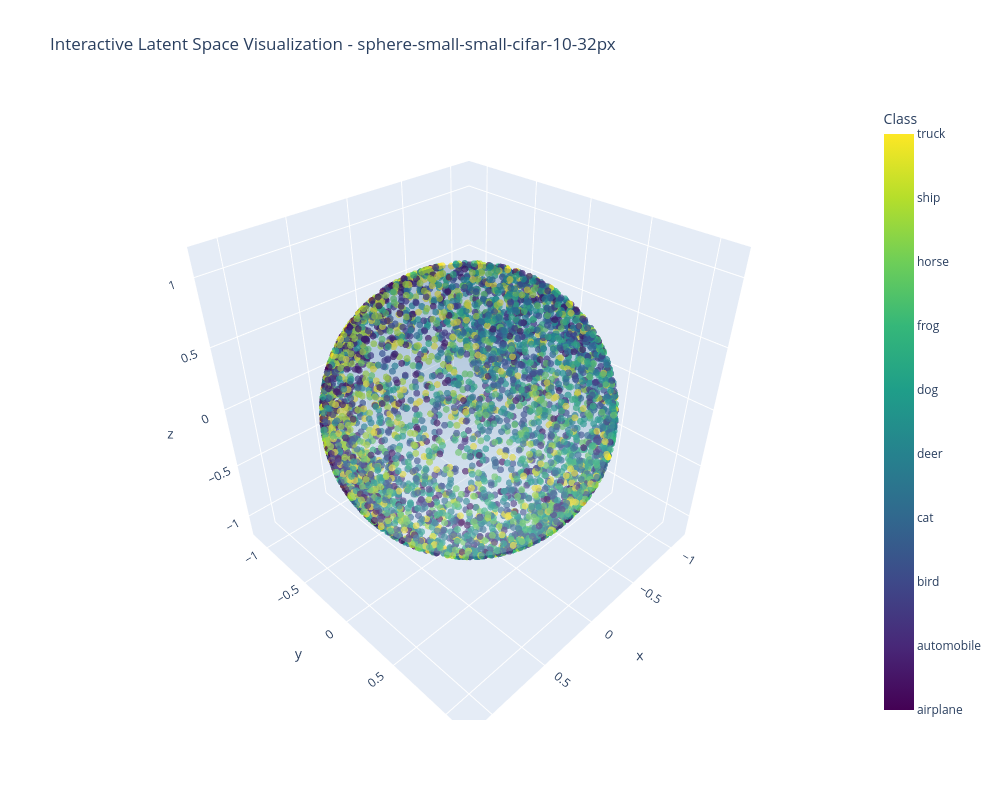

The code cell stored with this chart in its notebook:
### Code cell
class_names = ['airplane', 'automobile', 'bird', 'cat', 'deer', 'dog', 'frog', 'horse', 'ship', 'truck']
class_labels_text = [class_names[int(label)] for label in labels]

fig = go.Figure()

fig.add_trace(go.Scatter3d(
    x=latents_3d[:, 0],
    y=latents_3d[:, 1],
    z=latents_3d[:, 2],
    mode='markers',
    marker=dict(
        size=4,
        color=labels,
        colorscale='Viridis',
        showscale=True,
        colorbar=dict(title='Class', tickvals=list(range(10)), ticktext=class_names),
        opacity=0.7
    ),
    text=class_labels_text,
    hovertemplate='<b>%{text}</b><br>X: %{x:.3f}<br>Y: %{y:.3f}<br>Z: %{z:.3f}<extra></extra>',
    name='Samples'
))

u = np.linspace(0, 2 * np.pi, 50)
v = np.linspace(0, np.pi, 50)
x_sphere = np.outer(np.cos(u), np.sin(v))
y_sphere = np.outer(np.sin(u), np.sin(v))
z_sphere = np.outer(np.ones(np.size(u)), np.cos(v))

fig.add_trace(go.Surface(
    x=x_sphere,
    y=y_sphere,
    z=z_sphere,
    opacity=0.15,
    colorscale='Blues',
    showscale=False,
    name='Unit Sphere',
    hoverinfo='skip'
))

fig.update_layout(
    title=f'Interactive Latent Space Visualization - {job_dir}',
    scene=dict(
        xaxis=dict(range=[-1.2, 1.2]),
        yaxis=dict(range=[-1.2, 1.2]),
        zaxis=dict(range=[-1.2, 1.2]),
    ),
    width=1000,
    height=800,
    hovermode='closest'
)

fig.show()

### Figure 1 — Plotly figure (JSON) as saved in the notebook; plotly's stock layout.template omitted (floating-point values rounded to 4 significant figures; data arrays with more than 128 entries replaced by an {"elided": "..."} marker saying what was removed)
{"data": [{"hovertemplate": "<b>%{text}</b><br>X: %{x:.3f}<br>Y: %{y:.3f}<br>Z: %{z:.3f}<extra></extra>", "marker": {"color": {"elided": "5000 int values"}, "colorbar": {"ticktext": ["airplane", "automobile", "bird", "cat", "deer", "dog", "frog", "horse", "ship", "truck"], "tickvals": [0, 1, 2, 3, 4, 5, 6, 7, 8, 9], "title": {"text": "Class"}}, "colorscale": [[0, "#440154"], [0.1111, "#482878"], [0.2222, "#3e4989"], [0.3333, "#31688e"], [0.4444, "#26828e"], [0.5556, "#1f9e89"], [0.6667, "#35b779"], [0.7778, "#6ece58"], [0.8889, "#b5de2b"], [1, "#fde725"]], "opacity": 0.7, "showscale": true, "size": 4}, "mode": "markers", "name": "Samples", "text": {"elided": "5000 str values"}, "type": "scatter3d", "x": {"elided": "5000 float values"}, "y": {"elided": "5000 float values"}, "z": {"elided": "5000 float values"}}, {"colorscale": [[0, "rgb(247,251,255)"], [0.125, "rgb(222,235,247)"], [0.25, "rgb(198,219,239)"], [0.375, "rgb(158,202,225)"], [0.5, "rgb(107,174,214)"], [0.625, "rgb(66,146,198)"], [0.75, "rgb(33,113,181)"], [0.875, "rgb(8,81,156)"], [1, "rgb(8,48,107)"]], "hoverinfo": "skip", "name": "Unit Sphere", "opacity": 0.15, "showscale": false, "type": "surface", "x": {"elided": "50x50 float values"}, "y": {"elided": "50x50 float values"}, "z": {"elided": "50x50 float values"}}], "layout": {"height": 800, "hovermode": "closest", "scene": {"xaxis": {"range": [-1.2, 1.2]}, "yaxis": {"range": [-1.2, 1.2]}, "zaxis": {"range": [-1.2, 1.2]}}, "title": {"text": "Interactive Latent Space Visualization - sphere-small-small-cifar-10-32px"}, "width": 1000}}
